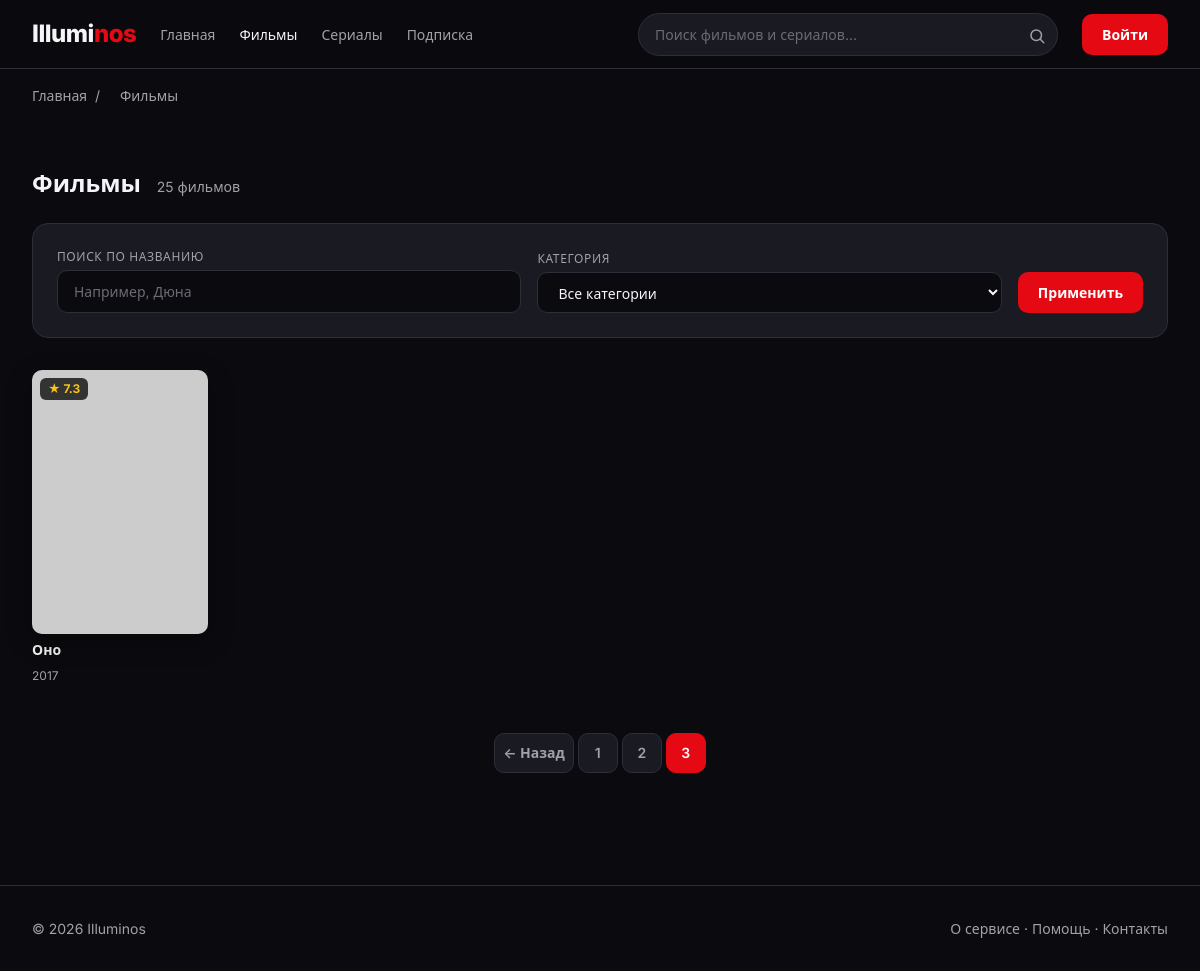
/movies.php?page=3, run on the app's committed database.
### tables this page shows
CREATE TABLE `movies` (
  `id` int UNSIGNED NOT NULL,
  `title` varchar(255) NOT NULL,
  `slug` varchar(255) NOT NULL,
  `year` smallint UNSIGNED DEFAULT NULL,
  `duration_min` smallint UNSIGNED DEFAULT NULL,
  `age_rating` varchar(10) DEFAULT NULL,
  `rating` decimal(3,1) DEFAULT NULL,
  `description` text,
  `poster_url` varchar(500) DEFAULT NULL,
  `backdrop_url` varchar(500) DEFAULT NULL,
  `trailer_url` varchar(500) DEFAULT NULL,
  `category_id` int UNSIGNED DEFAULT NULL,
  `is_new` tinyint(1) NOT NULL DEFAULT '0',
  `is_popular` tinyint(1) NOT NULL DEFAULT '0',
  `created_at` timestamp NOT NULL DEFAULT CURRENT_TIMESTAMP
);

### includes/helpers.php (called while the page is built, shortened)
<?php
function e(?string $s): string
{
    return htmlspecialchars((string)$s, ENT_QUOTES | ENT_HTML5, 'UTF-8');
}
function fetchAll(mysqli $conn, string $sql, array $params = [], string $types = ''): array
{
    $stmt = $conn->prepare($sql);
    if ($params) $stmt->bind_param($types, ...$params);
    $stmt->execute();
    $res  = $stmt->get_result();
    $rows = $res ? $res->fetch_all(MYSQLI_ASSOC) : [];
    return $rows;
}
function fetchOne(mysqli $conn, string $sql, array $params = [], string $types = ''): ?array
{
    $rows = fetchAll($conn, $sql, $params, $types);
    return $rows[0] ?? null;
}
function pageUrl(array $params, int $page): string
{
    $params['page'] = $page > 1 ? $page : null;
    $params = array_filter($params, static fn($v) => $v !== null && $v !== '');
    $qs = http_build_query($params);
    return $qs === '' ? '?' : '?' . $qs;
}
function _catalogWhere(string $q, int $categoryId, array &$params, string &$types): string
{
    $conds = [];
    return $conds ? ' WHERE ' . implode(' AND ', $conds) : '';
}
function countMovies(mysqli $conn, string $q = '', int $categoryId = 0): int
{
    $params = [];
    $types  = '';
    $where  = _catalogWhere($q, $categoryId, $params, $types);
    $row = fetchOne($conn, 'SELECT COUNT(*) AS c FROM movies m' . $where, $params, $types);
    return (int)($row['c'] ?? 0);
}
function getMoviesPaged(mysqli $conn, string $q, int $categoryId, int $limit, int $offset): array
{
    $params = [];
    $types  = '';
    $where  = _catalogWhere($q, $categoryId, $params, $types);
    $params[] = $limit;
    $params[] = $offset;
    $types   .= 'ii';
    return fetchAll($conn,
        'SELECT m.*, c.name AS category_name
           FROM movies m
           LEFT JOIN categories c ON c.id = m.category_id'
        . $where .
        ' ORDER BY m.rating DESC, m.year DESC, m.id ASC
          LIMIT ? OFFSET ?',
        $params, $types);
}

### movies.php (the view, shortened to what this page needs)
<?php
require_once __DIR__ . '/config/db.php';
require_once __DIR__ . '/includes/helpers.php';
$q       = trim((string)($_GET['q'] ?? ''));
$catId   = (int)($_GET['cat'] ?? 0);
$page    = max(1, (int)($_GET['page'] ?? 1));
$perPage = 12;
$total      = countMovies($conn, $q, $catId);
$totalPages = max(1, (int)ceil($total / $perPage));
$page       = min($page, $totalPages);
$offset     = ($page - 1) * $perPage;
$movies     = getMoviesPaged($conn, $q, $catId, $perPage, $offset);
$activeCat  = $catId > 0 ? getCategoryById($conn, $catId) : null;
$queryParams = [];
require __DIR__ . '/includes/header.php';
?>
<main>
  <div class="container breadcrumbs" aria-label="Навигационная цепочка">
    <a href="index.php">Главная</a><span>/</span>
    <span aria-current="page">Фильмы<?= $activeCat ? ': ' . e($activeCat['name']) : '' ?></span>
  </div>
  <section class="section container">
    <h1 class="section-title">
      Фильмы
      <span class="section-title__hint">
        <?= $total ?> <?= $total === 1 ? 'фильм' : ($total >= 2 && $total <= 4 ? 'фильма' : 'фильмов') ?>
      </span>
    </h1>
    <form class="catalog-toolbar" action="movies.php" method="get" role="search">
      <div class="catalog-toolbar__field">
        <label class="catalog-toolbar__label" for="catalog-q">Поиск по названию</label>
        <input class="catalog-toolbar__input" id="catalog-q" type="search" name="q"
               value="<?= e($q) ?>" placeholder="Например, Дюна" autocomplete="off">
      </div>
      <div class="catalog-toolbar__field">
        <label class="catalog-toolbar__label" for="catalog-cat">Категория</label>
        <select class="catalog-toolbar__select" id="catalog-cat" name="cat">
          <option value="0">Все категории</option>
        </select>
      </div>
      <div class="catalog-toolbar__actions">
        <button type="submit" class="btn btn--accent">Применить</button>
      </div>
    </form>
    <?php if (!$movies): ?>
      <div class="empty-state">
        <p class="empty-state__text">
          <?php if ($q !== '' || $catId > 0): ?>
            По заданным фильтрам фильмы не найдены. Попробуйте изменить параметры.
          <?php else: ?>
            В каталоге пока нет фильмов.
          <?php endif; ?>
        </p>
        <a href="movies.php" class="btn btn--accent">Сбросить фильтры</a>
      </div>
    <?php else: ?>
      <div class="movies-grid">
        <?php $cardType = 'movie'; foreach ($movies as $m): ?>
          <?php include __DIR__ . '/includes/movie-card.php'; ?>
        <?php endforeach; ?>
      </div>
      <?php if ($totalPages > 1): ?>
        <nav class="pagination" aria-label="Пагинация каталога фильмов">
          <?php if ($page > 1): ?>
            <a class="pagination__link" href="<?= e(pageUrl($queryParams, $page - 1)) ?>" aria-label="Предыдущая">← Назад</a>
          <?php endif; ?>
          <?php for ($i = 1; $i <= $totalPages; $i++): ?>
            <?php if ($i === 1 || $i === $totalPages || abs($i - $page) <= 2): ?>
              <a class="pagination__link <?= $i === $page ? 'is-active' : '' ?>"
                 href="<?= e(pageUrl($queryParams, $i)) ?>"
                 <?= $i === $page ? 'aria-current="page"' : '' ?>><?= $i ?></a>
            <?php elseif (abs($i - $page) === 3): ?>
              <span class="pagination__dots">…</span>
            <?php endif; ?>
          <?php endfor; ?>
        </nav>
      <?php endif; ?>
    <?php endif; ?>
  </section>
</main>
<?php require __DIR__ . '/includes/footer.php'; ?>

### includes/movie-card.php
<?php
$link = ($cardType ?? 'movie') === 'series' ? 'series-detail.php' : 'movie-detail.php';
$year = isset($m['year']) ? (int)$m['year']
      : (isset($m['year_start']) ? (int)$m['year_start'] : 0);
?>
<article class="movie-card">
  <a class="movie-card__poster" href="<?= $link ?>?slug=<?= e($m['slug']) ?>">
    <span class="movie-card__rating">★ <?= number_format((float)$m['rating'], 1) ?></span>
    <img src="<?= e($m['poster_url']) ?>" alt="Постер: <?= e($m['title']) ?>" loading="lazy">
  </a>
  <h3 class="movie-card__title"><?= e($m['title']) ?></h3>
  <p class="movie-card__year"><?= $year ?></p>
</article>

### assets/css/palette.css (style rules this page uses)
:root { --color-bg: #0B0B0F; --color-surface: #1A1A22; --color-surface-2: #23232D; --color-border: #2E2E3A; --color-text: #F5F5F7; --color-text-muted: #A1A1AA; --color-text-dim: #6B6B76; --color-accent: #E50914; --color-accent-hover: #F6121D; --color-gold: #F5C518; --color-success: #22C55E; --color-error: #EF4444; --font-main: "Inter", "Manrope", system-ui, -apple-system, "Segoe UI", sans-serif; --fs-xs: 0.75rem; --fs-sm: 0.875rem; --fs-base: 1rem; --fs-lg: 1.125rem; --fs-xl: 1.5rem; --fs-2xl: 2rem; --fs-3xl: 2.5rem; --fs-4xl: 3rem; --lh-tight: 1.2; --lh-base: 1.5; --space-xs: 4px; --space-sm: 8px; --space-md: 16px; --space-lg: 24px; --space-xl: 32px; --space-2xl: 48px; --space-3xl: 64px; --radius-sm: 6px; --radius-md: 10px; --radius-lg: 16px; --radius-pill: 999px; --container-max: 1440px; --container-pad: 24px; --shadow-card: 0 8px 24px rgba(0, 0, 0, 0.35); --transition: 0.2s ease; }

### data on the page
movies: rating "7.3", title "Оно", year "2017"

### other printed values
$total "25"
